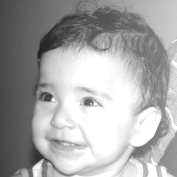
//> input picture disciplinas/pdi/unidade2/filtro_frequencia/biel-brilhoso.png, 177 x 177 px, given in place of the camera
$ ./homomorfico   (built with g++ and OpenCV 4)
//> lines starting //> are read from the running program, lines starting //| are printed output that depends on the picture
#include <iostream>
#include <opencv2/opencv.hpp>
#include <opencv2/imgproc/imgproc.hpp>
#include <cmath>

using namespace cv;
using namespace std;

// troca os quadrantes da imagem da DFT
void deslocaDFT(Mat& image )
{
    Mat tmp, A, B, C, D;

    // se a imagem tiver tamanho impar, recorta a regiao para
    // evitar cópias de tamanho desigual
    image = image(Rect(0, 0, image.cols & -2, image.rows & -2));
    int cx = image.cols/2;
    int cy = image.rows/2;

    // reorganiza os quadrantes da transformada
    // A B   ->  D C
    // C D       B A
    A = image(Rect(0, 0, cx, cy));
    B = image(Rect(cx, 0, cx, cy));
    C = image(Rect(0, cy, cx, cy));
    D = image(Rect(cx, cy, cx, cy));

    // A <-> D
    A.copyTo(tmp);
    D.copyTo(A);
    tmp.copyTo(D);

    // C <-> B
    C.copyTo(tmp);
    B.copyTo(C);
    tmp.copyTo(B);
}

int main(int, char**)
{
    VideoCapture cap;
    Mat imaginaryInput, complexImage, multsp;
    Mat padded, filter, mag;
    Mat image, imagegray, tmp;
    Mat_<float> realInput, zeros;
    vector<Mat> planos;

    // variaveis de controle das trackbars de regulacao do filtro
    float g_h, g_l, corte, aten, d;
    int gamaH_slider = 0, gamaH_slider_max = 100;
    int gamaL_slider = 0, gamaL_slider_max = 100;
    int corte_slider = 0, corte_slider_max = 100;
    int aten_slider = 0, aten_slider_max = 100;
    char TrackbarName[50];

    namedWindow("Homomorfico", WINDOW_AUTOSIZE);

    // criando TrackBars
    sprintf(TrackbarName, "Gama H: ");
    createTrackbar(TrackbarName, "Homomorfico", &gamaH_slider, gamaH_slider_max);
//> slider 'Gama H: ' is set to 33

    sprintf(TrackbarName, "Gama L: ");
    createTrackbar(TrackbarName, "Homomorfico", &gamaL_slider, gamaL_slider_max);
//> slider 'Gama L: ' is set to 33

    sprintf(TrackbarName, "Corte: ");
    createTrackbar(TrackbarName, "Homomorfico", &corte_slider, corte_slider_max);
//> slider 'Corte: ' is set to 33

    sprintf(TrackbarName, "Atenuacao: ");
    createTrackbar(TrackbarName, "Homomorfico", &aten_slider, aten_slider_max);
//> slider 'Atenuacao: ' is set to 33

    // guarda tecla capturada
    char key;

    // valores ideais dos tamanhos da imagem
    // para calculo da DFT
    int dft_M, dft_N;

    // abre a câmera default
    cap.open(0);
    if(!cap.isOpened())
        return -1;

    // captura uma imagem para recuperar as
    // informacoes de gravação
    cap >> image;
//> image is the input picture: 177 rows x 177 cols, CV_8UC3; min 36, max 255, mean 166.4

    // identifica os tamanhos otimos para
    // calculo do FFT
    dft_M = getOptimalDFTSize(image.rows);
//> dft_M = 180
    dft_N = getOptimalDFTSize(image.cols);
//> dft_N = 180

    // realiza o padding da imagem
    copyMakeBorder(image, padded, 0,
                   dft_M - image.rows, 0,
                   dft_N - image.cols,
                   BORDER_CONSTANT, Scalar::all(0));
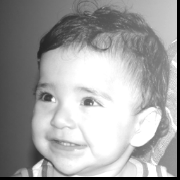
//> padded: 180 rows x 180 cols, CV_8UC3; min 0, max 255, mean 160.9

    // parte imaginaria da matriz complexa (preenchida com zeros)
    zeros = Mat_<float>::zeros(padded.size());

    // prepara a matriz complexa para ser preenchida
    complexImage = Mat(padded.size(), CV_32FC2, Scalar(0));

    // a função de transferência (filtro frequencial) deve ter o mesmo tamanho e tipo da matriz complexa
    filter = complexImage.clone();

    // cria uma matriz temporária para criar as componentes real e imaginaria do filtro
    tmp = Mat(dft_M, dft_N, CV_32F);

    for(;;)
    {
        cap >> image;
        cvtColor(image, imagegray, CV_BGR2GRAY);
        imshow("original", imagegray);

        // realiza o padding da imagem
        copyMakeBorder(imagegray, padded, 0,
                       dft_M - image.rows, 0,
                       dft_N - image.cols,
                       BORDER_CONSTANT, Scalar::all(0));
//> padded: 180 rows x 180 cols, CV_8UC1

        // preparando filtro homomorfico a partir dos valores das trackbars
        g_h = gamaH_slider; g_l = gamaL_slider; aten = aten_slider; corte = corte_slider;
        for(int i=0; i<dft_M; i++)
        {
            for(int j=0; j<dft_N; j++)
            {
                d = (i-dft_M/2)*(i-dft_M/2)+(j-dft_N/2)*(j-dft_N/2);
                tmp.at<float>(i,j) = (g_h - g_l) *
                ((1 - exp(-1*aten*d/(corte*corte)))) + g_l;
            }
        }
//> tmp: 180 rows x 180 cols, CV_32FC1; every value is 33
//> after the loop, d = 15842

        // cria a matriz com as componentes do filtro e junta
        // ambas em uma matriz multicanal complexa
        Mat comps[]= {tmp, tmp};
        merge(comps, 2, filter);


        // cria a compoente real
        realInput = Mat_<float>(padded);

        // limpa o array de matrizes que vao compor a imagem complexa
        planos.clear();

        // insere as duas componentes no array de matrizes
        planos.push_back(realInput);
        planos.push_back(zeros);
//> planos[1]: 180 rows x 180 cols, CV_32FC1; every value is 0

        // aplicando logaritmo na parte real da imagem
        for(int i=0; i < dft_M; i++)
            for(int j=0; j < dft_N; j++)
                planos[0].at<char>(i,j) = log(planos[0].at<char>(i,j)+1);
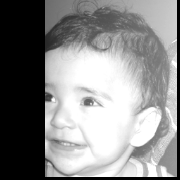
//> planos[0]: 180 rows x 180 cols, CV_32FC1; min 0, max 255, mean 136.9

        // combina o array de matrizes em uma unica componente complexa
        merge(planos, complexImage);

        // calcula o dft
        dft(complexImage, complexImage);

        // realiza a troca de quadrantes
        deslocaDFT(complexImage);

        // aplica o filtro frequencial
        mulSpectrums(complexImage, filter, complexImage, 0);

        // realiza a troca de quadrantes
        deslocaDFT(complexImage);

        // calcula a DFT inversa
        idft(complexImage, complexImage);

        // limpa o array de planos
        planos.clear();

        // separa as partes real e imaginaria da imagem filtrada
        split(complexImage, planos);

        // normaliza a parte real para exibicao
        normalize(planos[0], planos[0], 0, 1, CV_MINMAX);

        // aplicando exponencial a imagem transformada
        for(int i=0; i < dft_M; i++)
            for(int j=0; j < dft_N; j++)
                planos[0].at<char>(i,j) = exp(planos[0].at<char>(i,j));

        imshow("Homomorfico", planos[0]);

        // esc pressionado encerra o programa
        key = (char) waitKey(10);
//> the Esc key is pressed
        if( key == 27 ) break;
    }
    return 0;
}
